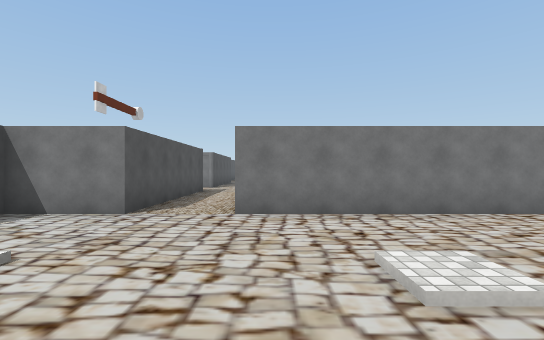
[1] (above)

24 first-person views from a walk through a scene from a Unity 3-D project. The camera is 1.5 m above the floor, looks level and sees 90° across. Doors are open. The floor is counted in squares, 2 m on a side. Each view is taken from the middle of a square. On the plan, view 1 faces up. The plan holds only what a view shows up to about 10 squares ahead; the rest is blank. The player is left out. Some surface patterns are stand-ins.

[2]
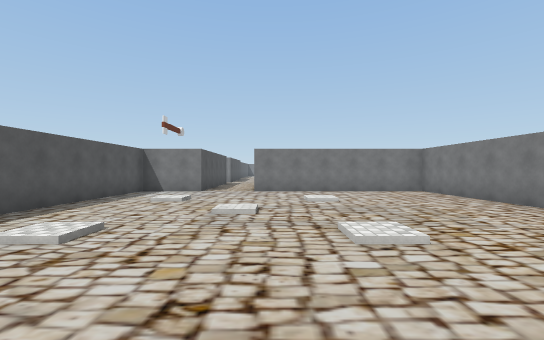

[3]
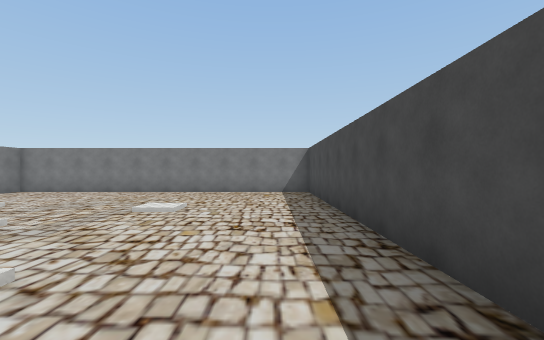

[4]
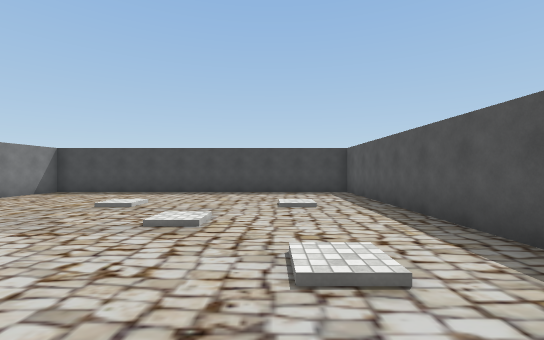

[5]
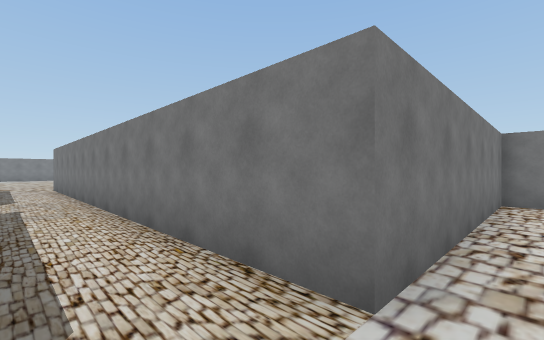

[6]
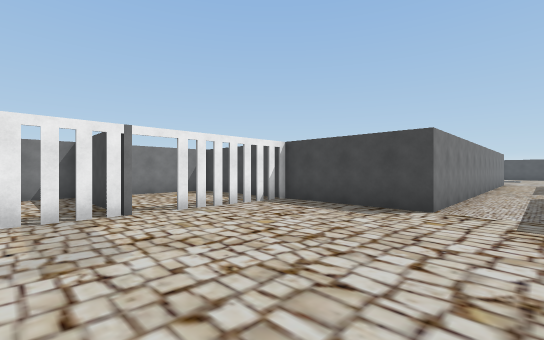

[7]
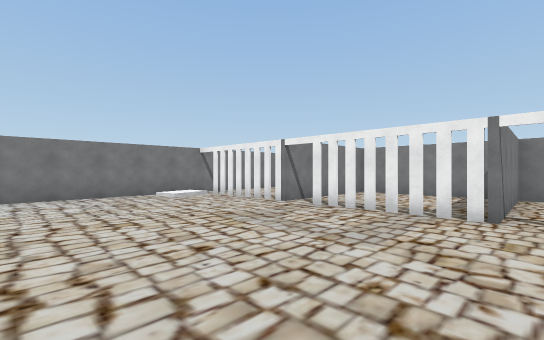

[8]
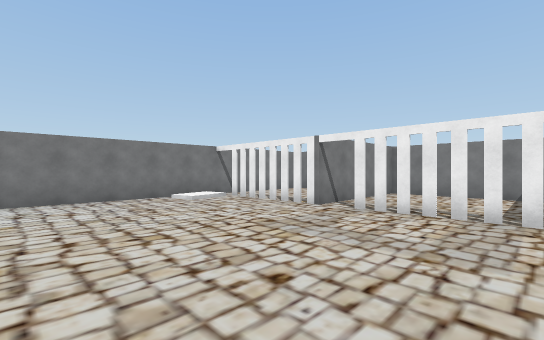

[9]
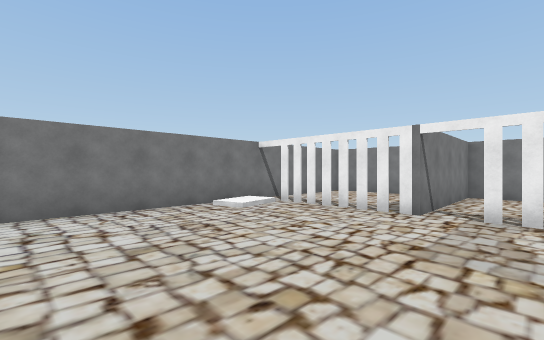

[10]
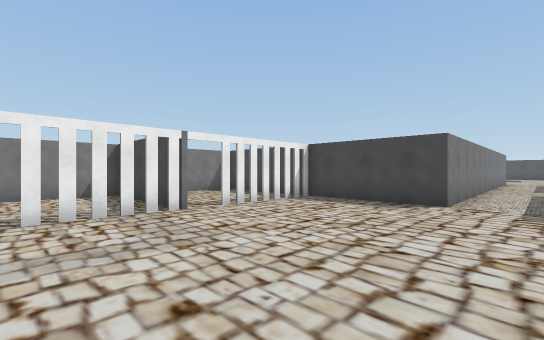

[11]
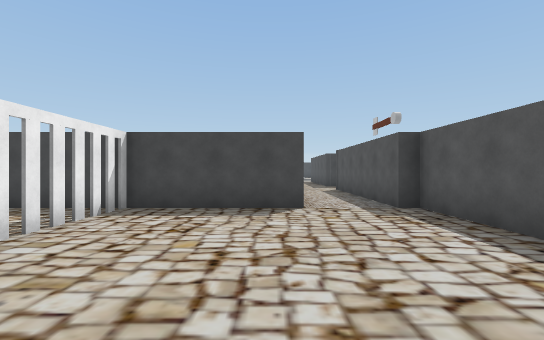

[12]
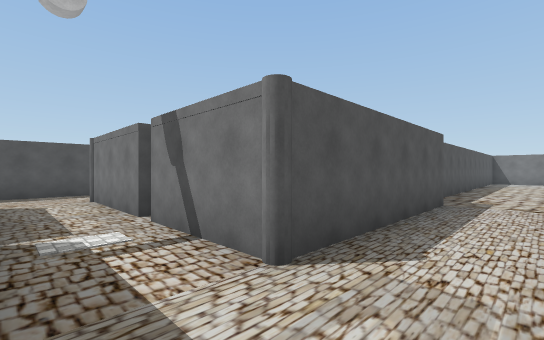

[13]
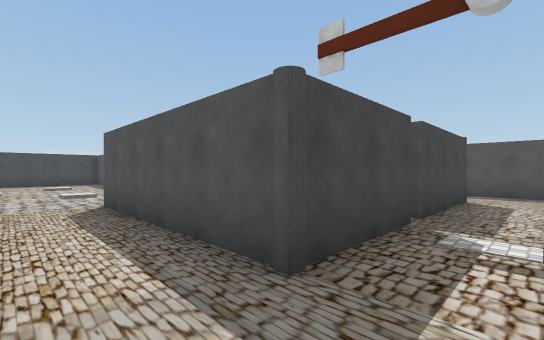

[14]
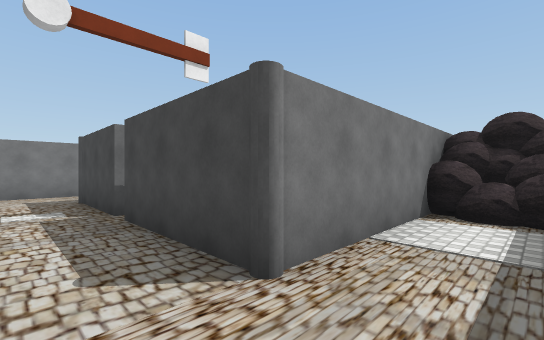

[15]
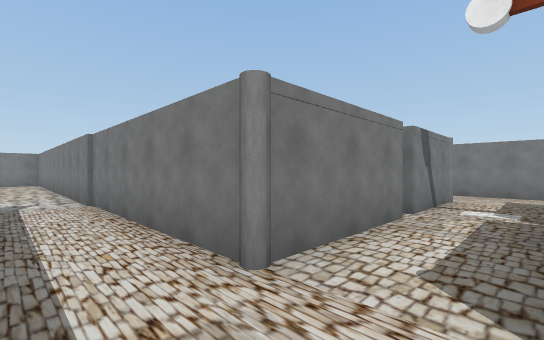

[16]
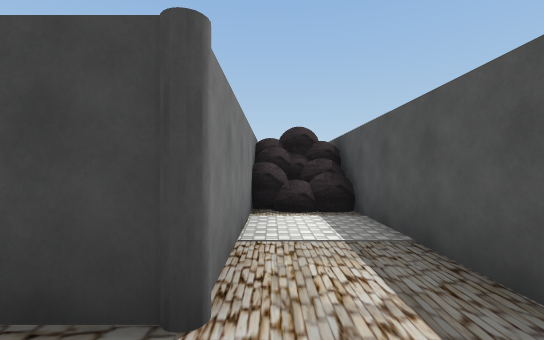

[17]
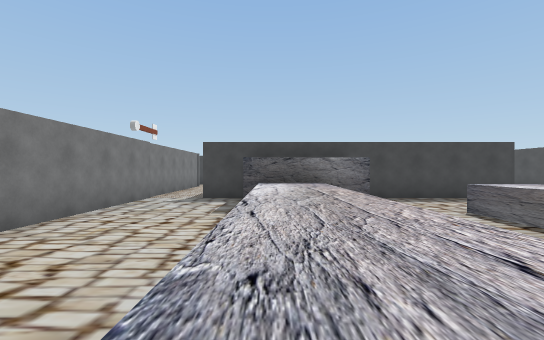

[18]
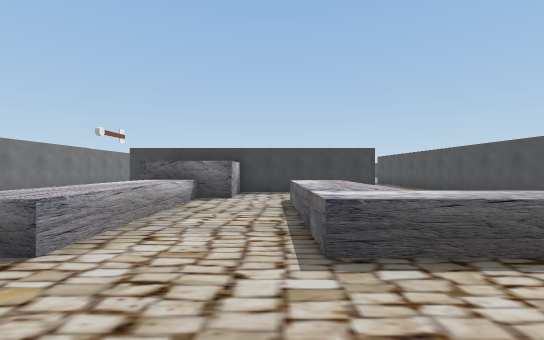

[19]
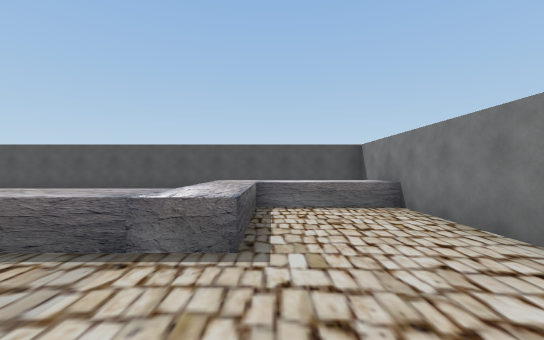

[20]
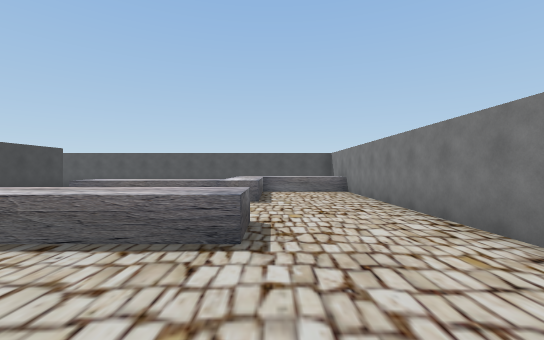

[21]
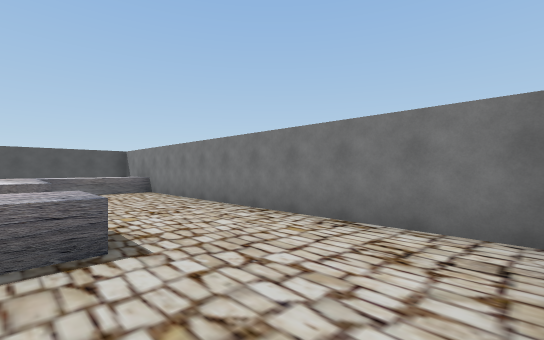

[22]
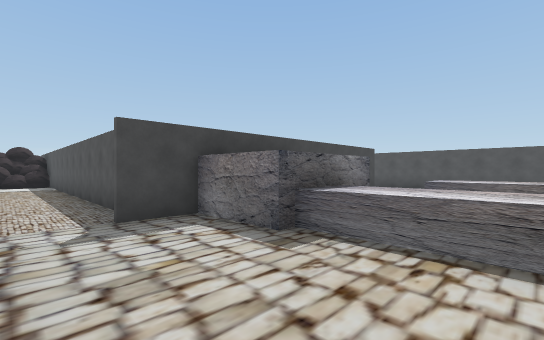

[23]
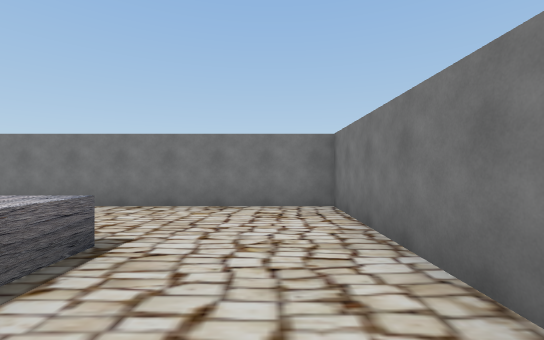

[24]
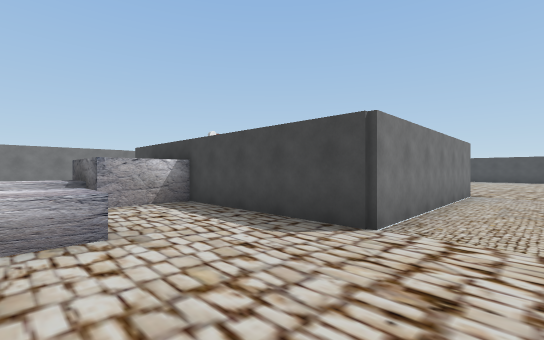

### Floor plan
Key: @ floor where view 1 was taken; # wall or solid block; x gap in a wall; . floor; / step, stairs or slope; D open door; ^ raised ledge; C grey column; B boulder.
Columns run from 21 left of view 1 to 7 right of it. Each row starts with its distance up from view 1.
 29                    ##########
 28                    ...//....#
 27 ##############     .....#...#
 26 #.^..........#     .....x...#
 25 #.^..........#     .....#####
 24 #.^..........#     .....D...#
 23 #.^^^^..^^...#     .....#...#
 22 #   .^..^^...#    #.....x...#
 21 #   .^..^^...#    #.....#####
 20 #....^..^^...#    #.....D...#
 19 #.......^^...#    #.....#...#
 18 #......###...#    #.....x...#
 17 #......###...#    #.....#...#
 16 #..##### ##..#    #..########
 15 #..#      #..#    #..#
 14 #..#      #..#    #..#
 13  ..#      #..#   ##..#
 12  ..#      #.C#####C..#
 11  ..#      #..........#
 10  ..       #.C.....C..#
  9  ...      #..######..#
  8  ...      #..#    #..#
  7  ..       #..#    #..#
  6           #BB     #..#
  5           #BB   ###..#######
  4                 #..........#
  3                 #..........#
  2                 #...../....#
  1                 #..........#
  0                 #.../@.....#
 -1                 #..........#
 -2                 #...../....#
 -3                 #..........#
 -4                 #..........#
 -5                 #..........#
 -6                 ############

Where each view was taken, in squares from view 1:
view 1: 0 up, 0 right, facing up
view 2: 5 down, 0 right, facing up
view 3: 4 down, 4 left, facing right
view 4: 4 up, 2 left, facing down
view 5: 4 up, 2 left, facing up-right
view 6: 22 up, 2 left, facing down-right
view 7: 20 up, 2 left, facing up-right
view 8: 21 up, 2 left, facing up-right
view 9: 23 up, 2 left, facing up-right
view 10: 23 up, 2 left, facing down-right
view 11: 22 up, 0 right, facing down
view 12: 10 up, 1 left, facing up-left
view 13: 11 up, 1 left, facing down-left
view 14: 11 up, 10 left, facing down-right
view 15: 10 up, 10 left, facing up-right
view 16: 11 up, 9 left, facing down
view 17: 24 up, 12 left, facing down
view 18: 26 up, 15 left, facing down
view 19: 24 up, 13 left, facing left
view 20: 24 up, 9 left, facing left
view 21: 23 up, 9 left, facing up-left
view 22: 21 up, 9 left, facing down-left
view 23: 21 up, 10 left, facing up
view 24: 20 up, 20 left, facing down-right
